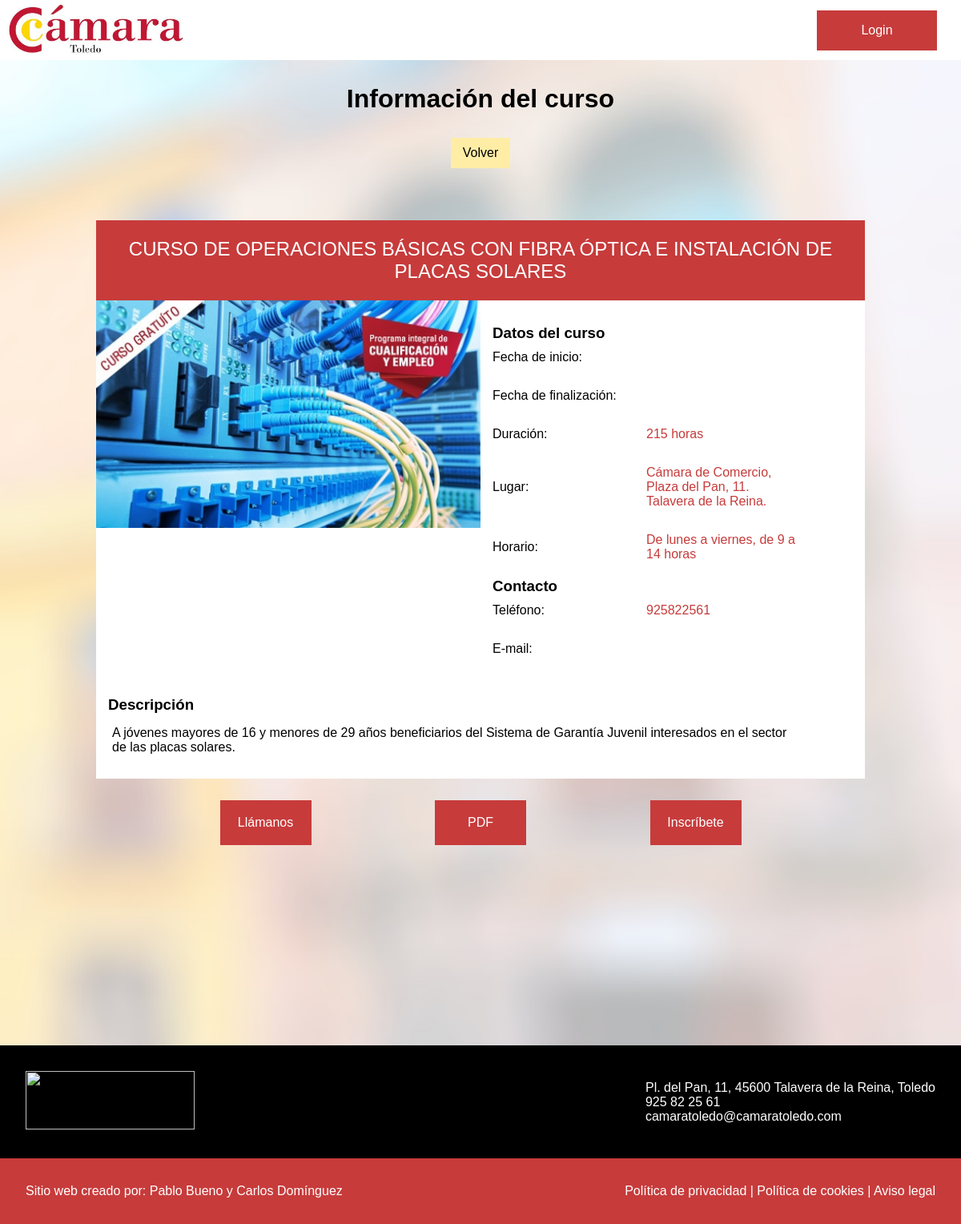
/courses/info/3, run on the app's committed database.
### tables this page shows
CREATE TABLE `courses` (
  `id` int(10) UNSIGNED NOT NULL,
  `name` varchar(255) NOT NULL,
  `start_date` date DEFAULT NULL,
  `end_date` date DEFAULT NULL,
  `duration` int(4) DEFAULT NULL,
  `place` varchar(255) DEFAULT NULL,
  `schedule` varchar(255) DEFAULT NULL,
  `contact_email` varchar(255) DEFAULT NULL,
  `contact_telephone` varchar(255) DEFAULT NULL,
  `description` text DEFAULT NULL,
  `web_link` varchar(255) DEFAULT NULL,
  `pdf_link` varchar(255) DEFAULT NULL,
  `image_link` varchar(255) DEFAULT NULL,
  `status` varchar(20) DEFAULT NULL
);

### libs/View.php (called while the page is built, shortened)
<?php
class View {
    function render($page) {
        require Config::PATH_BASE . "/views/" . $page . "_view.php";
    }
}

### controllers/CoursesController.php (called while the page is built, shortened)
<?php
class CoursesController {
    function __construct() {
        $this->model = new CoursesModel();
    }
    function info(int $id) {
        $view = new View();
        $course = $this->model->getCourse($id);
        $view->course = $course;
        $view->urlReturn = Config::URL_BASE;
        $view->urlCourseInfo = Config::URL_BASE . "courses/info/" . $id;
        $view->render('info');
    }
}

### libs/Autoload.php (called while the page is built, shortened)
<?php
class Autoload {
    public static function init() {
        spl_autoload_register(function ($nombre_clase) {
            $files = [
                "controller" => './controllers/' . $nombre_clase . '.php',
                "libs" => './libs/' . $nombre_clase . '.php',
                "models" => './models/' . $nombre_clase . '.php',
                "router" => './router/' . $nombre_clase . '.php',
                "entities" => './entities/' . $nombre_clase . '.php'
            ];
            foreach ($files as $file) {
                if (file_exists($file)) {
                    $existe = true;
                }
            }
        });
    }
}

### models/CoursesModel.php (called while the page is built, shortened)
<?php
class CoursesModel {
    function __construct() {
        $this->cnx = new MySqlDB;
    }
    function getCourse($id) {
        $sql = "SELECT * FROM courses WHERE id=?";
        $prod = $this->cnx->query($sql, [$id]);
        return !empty($prod) ? new Course($prod[0]) : null;
    }
}

### libs/MySqlDB.php (called while the page is built, shortened)
<?php
class MySqlDB {
    function __construct() {
        try {
            $conexion = new PDO(self::DNS, self::USUARIO, self::PASS);
            $conexion->setAttribute(PDO::ATTR_ERRMODE, PDO::ERRMODE_EXCEPTION);
            $this->db = $conexion;
        } catch (PDOException $e) {
            throw new MySqlDBException($e->getMessage());
        }
    }
    function __destruct() {
        $this->db = null;
    }
    function query(string $sql, array $params = []) {
        $ok = false;
        try {
            $pre = $this->db->prepare($sql);
            $ok = $pre->execute($params);
            return $pre->fetchAll(PDO::FETCH_ASSOC);
        } catch (PDOException $e) {
            throw new MySqlDBException($e->getMessage());
        } catch (Exception $e) {
            throw new MySqlDBException($e->getMessage());
        }
        return $ok;
    }
}

### entities/Course.php (called while the page is built, shortened)
<?php
class Course {
	protected $name;
	protected $duration;
	protected $place;
	protected $schedule;
	protected $contact_telephone;
	protected $description;
	protected $image_link;
	function __construct(array $data) {
		$this->name = $data["name"];
		if (isset($data["duration"]))
			$this->duration = $data["duration"];
		if (isset($data["place"]))
			$this->place = $data["place"];
		if (isset($data["schedule"]))
			$this->schedule = $data["schedule"];
		if (isset($data["contact_telephone"]))
			$this->contact_telephone = $data["contact_telephone"];
		if (isset($data["description"]))
			$this->description = $data["description"];
		if (isset($data["image_link"]))
			$this->image_link = $data["image_link"];
	}
	public function getName(){
		return $this->name;
	}
	public function getDuration(){
		return $this->duration;
	}
	public function getPlace(){
		return $this->place;
	}
	public function getSchedule(){
		return $this->schedule;
	}
	public function getContact_telephone(){
		return $this->contact_telephone;
	}
	public function getDescription(){
		return $this->description;
	}
	public function getImage_link(){
		return $this->image_link;
	}
}

### views/course_info.php (the view, shortened to what this page needs)
<div class="infoCurso">
    <div class="nombre"><?= $this->course->getName() ?? '' ?></div>
    <div class="infoPrincipal">
        <div class="imagen"><img src="<?=Config::PATH_IMG.$this->course->getImage_link()?>" alt=""></div>
        <div class="infoBasica">
            <h3>Datos del curso</h3>
            <p class="datoIzq"><div class="dato"> Fecha de inicio:</p> <p class="datoDer"><?= $this->course->getStart_date() ?? '' ?></p></div>
            <p class="datoIzq"><div class="dato"> Fecha de finalización:</p> <p class="datoDer"><?= $this->course->getEnd_date() ?? '' ?></p></div>
            <p class="datoIzq"><div class="dato"> Duración:</p> <p class="datoDer"><?= $this->course->getDuration() ?? '' ?> horas</p></div>
            <p class="datoIzq"><div class="dato"> Lugar:</p> <p class="datoDer"><?= $this->course->getPlace() ?? '' ?> </p></div>
            <p class="datoIzq"><div class="dato"> Horario:</p> <p class="datoDer"><?= $this->course->getSchedule() ?? '' ?> </p></div>
            <h3>Contacto</h3>
            <p class="datoIzq"><div class="dato"> Teléfono:</p> <p class="datoDer"><?= $this->course->getContact_telephone() ?? '' ?> </p></div>
            <p class="datoIzq"><div class="dato"> E-mail:</p> <p class="datoDer"><?= $this->course->getContact_email() ?? '' ?> </p></div>
    <div class="description">
        <h3>Descripción</h3>
        <div><p><?= $this->course->getDescription() ?? ''?></p></div>
    </div>

### content/styles/style.css (style rules this page uses)
* { margin: 0px; padding: 0px; font-family: Helvetica, sans-serif; }
.dato { width: 60%; }
.infoCurso { width: 80%; background-color:rgb(255, 255, 255); margin-top: 50px; margin-bottom: 30px; }
.infoCurso .nombre { width: 100%; height: 100px; display: flex; justify-content: center; align-items: center; font-size: 1.5em; background-color: rgba(199, 59, 59); color: white; text-align: center; }
.infoPrincipal { width: 100%; display: flex; }
.infoCurso .imagen { width: 50%; height: 100%; }
.infoCurso .imagen img { width: 100%; }
.infoCurso .infoBasica { width: 40%; display: flex; align-items: flex-start; flex-direction: column; margin-left: 15px; margin-top: 30px; }
.infoCurso .dato { margin-top: 10px; margin-bottom: 20px; width: 100%; display: flex; justify-content: space-between; align-items: center; }
.infoCurso .dato .datoDer { width: 50%; color: rgba(199, 59, 59); }
.infoCurso .description { width: 90%; display: flex; align-items: flex-start; flex-direction: column; margin-left: 15px; margin-top: 30px; margin-bottom: 30px; }
.infoCurso .description p { margin-top: 15px; margin-left: 5px; }

### data on the page
courses: name "CURSO DE OPERACIONES BÁSICAS CON FIBRA ÓPTICA E INSTALACIÓN DE PLACAS SOLARES", image_link (picture), duration "215", place "Cámara de Comercio, Plaza del Pan, 11. Talavera de la Reina.", schedule "De lunes a viernes, de 9 a 14 horas", contact_telephone "925822561", description "A jóvenes mayores de 16 y menores de 29 años beneficiarios del Sistema de Garantía Juvenil interesados en el sector de las placas solares."
